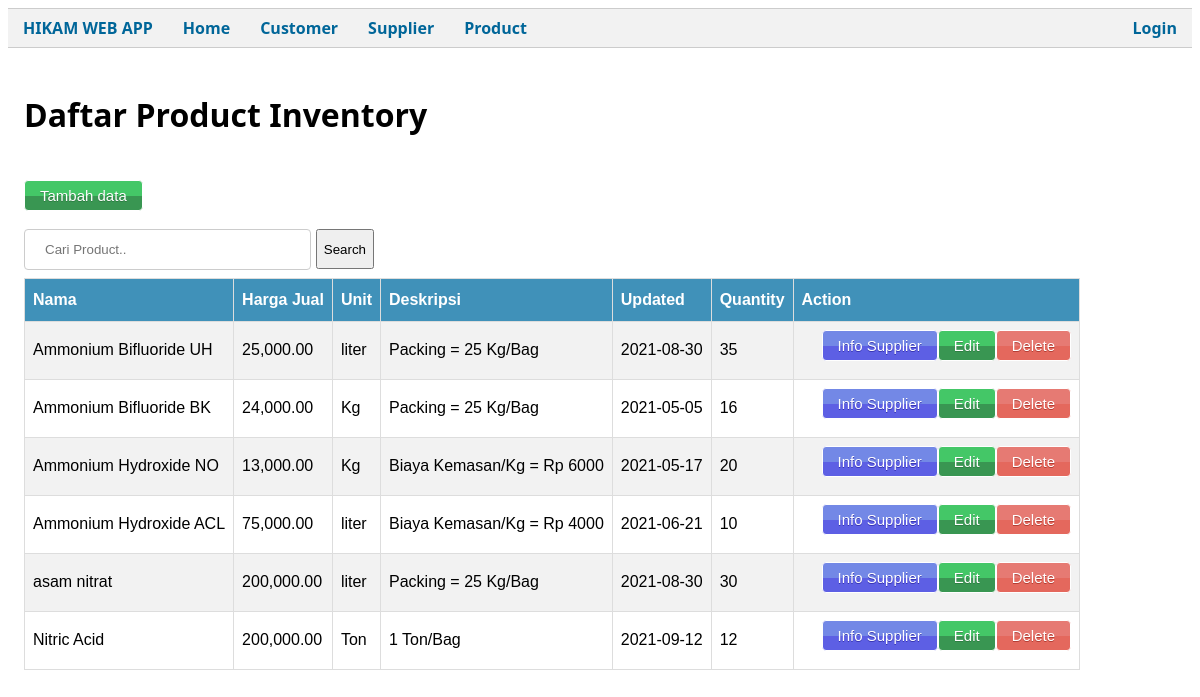
Screenshot of /public/Product with the database file from the repository.
### tables this page shows
CREATE TABLE `product` (
  `product_id` int(11) NOT NULL,
  `product_name` varchar(255) NOT NULL,
  `product_sell_price` decimal(10,0) DEFAULT NULL,
  `unit` varchar(25) DEFAULT NULL,
  `product_desc` varchar(255) NOT NULL,
  `product_updated` timestamp NOT NULL DEFAULT current_timestamp() ON UPDATE current_timestamp(),
  `product_quantity` int(11) DEFAULT NULL
);

### app/core/Controller.php (called while the page is built, shortened)
<?php
class Controller
{
    public function view($view, $data = [])
    {
        require_once('../app/views/' . $view . '.php');
    }
    public function model($model)
    {
        return new $model;
    }
}

### app/controllers/Product.php (called while the page is built, shortened)
<?php
class Product extends Controller
{
    public function index()
    {
        $data['judul'] = "Daftar Product";
        $data['prod'] = $this->model('Product_model')->getAllProduct();
        $this->view('templates/header', $data);
        $this->view('product/index', $data);
        $this->view('templates/footer');
    }
}

### app/core/App.php (called while the page is built, shortened)
<?php
class App
{
    protected $method = 'index';
    protected $params = [];
    public function __construct()
    {
        $this->controller = new $this->controller;
        call_user_func_array([$this->controller, $this->method], $this->params);
    }
}

### public/index.php (called while the page is built, shortened)
<?php
$app = new App;

### app/core/Database.php (called while the page is built, shortened)
<?php
class Database
{
    private $host = DB_HOST;
    private $db_name = DB_NAME;
    private $user = DB_USER;
    private $pass = DB_PASS;
    private $dbh;
    private $stmt;
    public function __construct()
    {
        $dsn =  'mysql:host=' . $this->host . ';dbname=' . $this->db_name;
        $option = [
            PDO::ATTR_PERSISTENT => true,
            PDO::ATTR_ERRMODE => PDO::ERRMODE_EXCEPTION
        ];
        try {
            $this->dbh = new PDO($dsn, $this->user, $this->pass, $option);
        } catch (PDOException $e) {
            die($e->getMessage());
        }
    }
    public function query($query)
    {
        $this->stmt = $this->dbh->prepare($query);
    }
    public function execute()
    {
        $this->stmt->execute();
    }
    public function resultSet()
    {
        $this->execute();
        return $this->stmt->fetchAll(PDO::FETCH_ASSOC);
    }
}

### app/models/Product_model.php (called while the page is built, shortened)
<?php
class Product_model
{
    private $table = "product";
    private $db;
    public function __construct()
    {
        $this->db = new Database;
    }
    public function getAllProduct()
    {
        $this->db->query('SELECT
                            product_id, product_name,
                            product_sell_price, unit,
                            product_desc,
                            DATE(product_updated) AS product_updated,
                            product_quantity FROM ' . $this->table);
        return $this->db->resultSet();
    }
}

### app/views/product/index.php (the view, shortened to what this page needs)
<div class="container">
    <div>
        <br>
        <h1>Daftar Product Inventory</h1>
        <br>
        <a class="editButton" href="<?= BASEURL; ?>/Product/addPage">Tambah data </a>
        <form action="<?= BASEURL; ?>/Product/cari" style="max-width:350px;display:flex;justify-content:center;align-items:center;" method="post">
            <input type="text" placeholder="Cari Product.." name="keyword" id="keyword" autocomplete="off">
            <button type="submit" style="max-width:100px;height:40px;margin-left:5px" id="tombolCari">Search</button>
        </form>
        <table id="tabledetail">
            <tr>
                <th>Nama</th>
                <th>Harga Jual</th>
                <th>Unit</th>
                <th>Deskripsi</th>
                <th>Updated</th>
                <th>Quantity</th>
                <th>Action</th>
            </tr>
            <?php foreach ($data['prod'] as $prod) : ?>
                <tr>
                    <td>
                        <?= $prod['product_name']; ?>
                    </td>
                    <td>
                        <?= number_format($prod['product_sell_price'], 2); ?>
                    </td>
                    <td>
                        <?= $prod['unit']; ?>
                    </td>
                    <td>
                        <?= $prod['product_desc']; ?>
                    </td>
                    <td>
                        <?= $prod['product_updated']; ?>
                    </td>
                    <td>
                        <?= $prod['product_quantity']; ?>
                    </td>
                    <td>
                        <a href="<?= BASEURL; ?>/Product/hapus/<?= $prod['product_id']; ?>" class="redButton" style="float:right" onclick="return confirm('Anda yakin akan hapus data ini?')">Delete</a>
                        <a href="<?= BASEURL; ?>/Product/editPage/<?= $prod['product_id']; ?>" class="editButton" style="float:right">Edit</a>
                        <a href="<?= BASEURL; ?>/InfoProduct/detailSupp/<?= $prod['product_id']; ?>" class="detailButton" style="float:right">Info Supplier</a>
                    </td>
                </tr>
            <?php endforeach; ?>
        </table>
    </div>

### app/views/templates/header.php (shortened to what this page needs)
<!DOCTYPE html>
<html lang="en">
<head>
    <link rel="stylesheet" href="<?= BASEURL; ?>/css/style.css">
</head>
<body>
    <ul id="nav">
        <li><a href="<?= BASEURL; ?>"> HIKAM WEB APP </a></li>
        <li><a href="<?= BASEURL; ?>"> Home </a></li>
        <li><a href="<?= BASEURL; ?>/Customer"> Customer </a></li>
        <li><a href="<?= BASEURL; ?>/Supplier"> Supplier </a></li>
        <li><a href="<?= BASEURL; ?>/Product"> Product </a></li>
        <li style="float:right"><a href="<?= BASEURL; ?>"> Login </a></li>
    </ul>

### app/views/templates/footer.php
</body>
</html>

### public/css/style.css (style rules this page uses)
body { font-family: "Segoe UI", Tahoma, Geneva, Verdana, sans-serif; background-color: #fff; }
#nav { width: 100%; float: left; margin: 0 0 0 0; padding: 0; list-style: none; background-color: #f2f2f2; border-bottom: 1px solid #ccc; border-top: 1px solid #ccc; }
#nav li { float: left; }
#nav li a { display: block; padding: 8px 15px; text-decoration: none; font-weight: bold; color: #069; }
.container { padding: 2px 16px; content: ""; display: table; clear: both; }
#tabledetail { font-family: Arial, Helvetica, sans-serif; border-collapse: collapse; width: 100%; }
#tabledetail td, #tabledetail th { border: 1px solid #ddd; padding: 8px; }
#tabledetail tr:nth-child(even) { background-color: #f2f2f2; }
#tabledetail th { padding-top: 12px; padding-bottom: 12px; text-align: left; background-color: rgb(64, 145, 185); color: white; }
.detailButton { margin-left: 20px; box-shadow: inset 0px 39px 0px -24px #7388e6; background-color: #5d5fe4; border-radius: 4px; border: 1px solid #ffffff; display: inline-block; cursor: pointer; color: #ffffff; font-family: Arial; font-size: 15px; padding: 6px 15px; text-decoration: none; text-shadow: 0px 1px 0px #3735b2; }
.redButton { box-shadow: inset 0px 39px 0px -24px #e67a73; background-color: #e4685d; border-radius: 4px; border: 1px solid #ffffff; display: inline-block; cursor: pointer; color: #ffffff; font-family: Arial; font-size: 15px; padding: 6px 15px; text-decoration: none; text-shadow: 0px 1px 0px #b23e35; }
.editButton { margin-bottom: 10px; box-shadow: inset 0px 39px 0px -24px #44c767; background-color: #399652; border-radius: 4px; border: 1px solid #ffffff; display: inline-block; cursor: pointer; color: #ffffff; font-family: Arial; font-size: 15px; padding: 6px 15px; text-decoration: none; text-shadow: 0px 1px 0px #2d7e42; }
input[type="text"], select { width: 100%; padding: 12px 20px; margin: 8px 0; display: inline-block; border: 1px solid #ccc; border-radius: 4px; box-sizing: border-box; }

### rows the page displays
product: product_name "Ammonium Bifluoride UH", product_sell_price "25,000.00", unit "liter", product_desc "Packing = 25 Kg/Bag", product_updated "2021-08-30", product_quantity "35"
product: product_name "Ammonium Bifluoride BK", product_sell_price "24,000.00", unit "Kg", product_desc "Packing = 25 Kg/Bag", product_updated "2021-05-05", product_quantity "16"
product: product_name "Ammonium Hydroxide NO", product_sell_price "13,000.00", unit "Kg", product_desc "Biaya Kemasan/Kg = Rp 6000", product_updated "2021-05-17", product_quantity "20"
product: product_name "Ammonium Hydroxide ACL", product_sell_price "75,000.00", unit "liter", product_desc "Biaya Kemasan/Kg = Rp 4000", product_updated "2021-06-21", product_quantity "10"
product: product_name "asam nitrat", product_sell_price "200,000.00", unit "liter", product_desc "Packing = 25 Kg/Bag", product_updated "2021-08-30", product_quantity "30"
product: product_name "Nitric Acid", product_sell_price "200,000.00", unit "Ton", product_desc "1 Ton/Bag", product_updated "2021-09-12", product_quantity "12"
